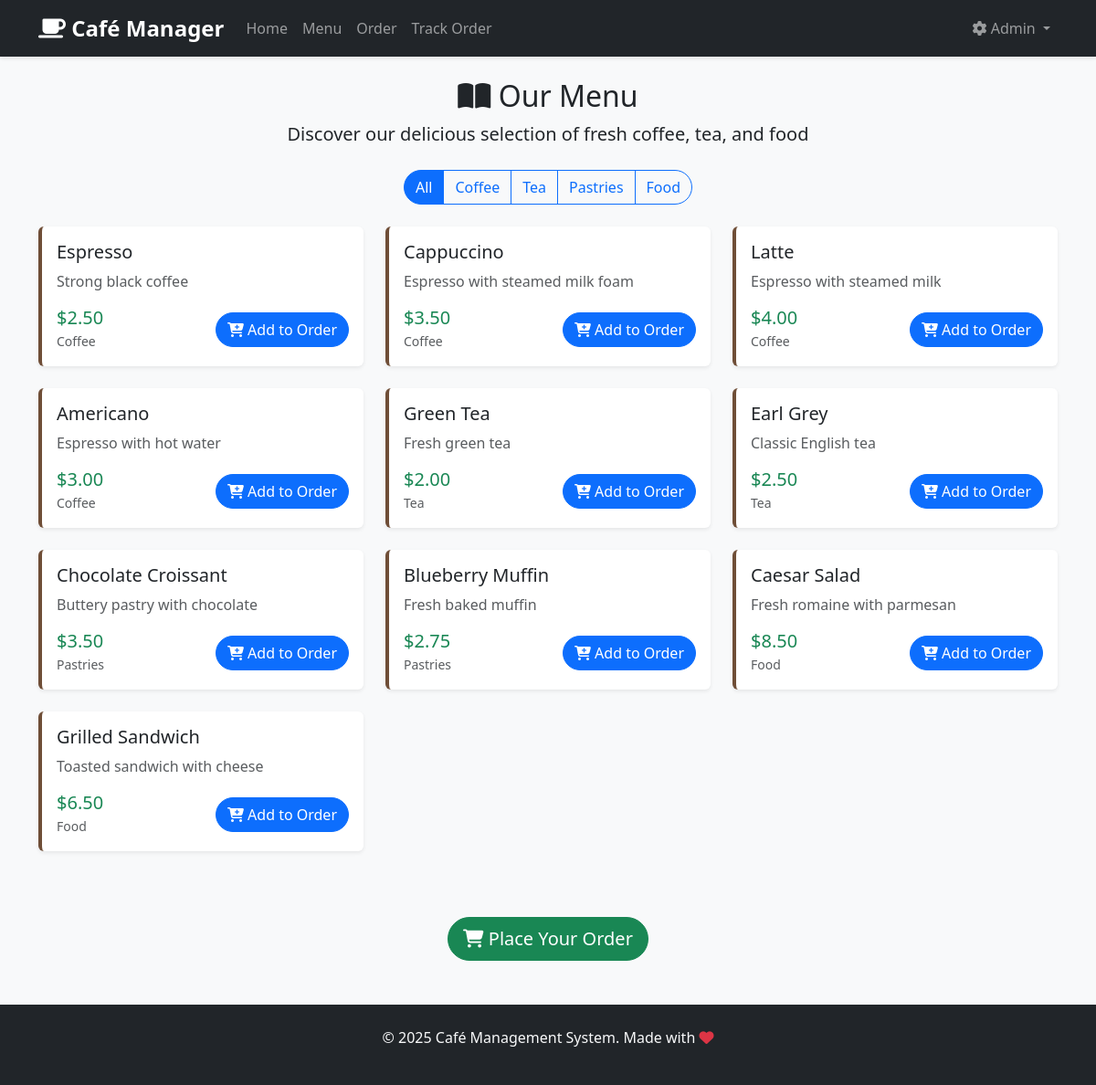
The page /menu on the database its author committed.
### app.py (models this page shows, shortened)
class MenuItem(db.Model):
    id = db.Column(db.Integer, primary_key=True)
    name = db.Column(db.String(100), nullable=False)
    description = db.Column(db.Text)
    price = db.Column(db.Float, nullable=False)
    category = db.Column(db.String(50), nullable=False)
    available = db.Column(db.Boolean, default=True)
    created_at = db.Column(db.DateTime, default=datetime.utcnow)

### app.py (the view)
@app.route('/menu')
def customer_menu():
    category_filter = request.args.get('category', 'all')
    if category_filter == 'all':
        menu_items = MenuItem.query.filter_by(available=True).all()
    else:
        menu_items = MenuItem.query.filter_by(category=category_filter, available=True).all()
    categories = db.session.query(MenuItem.category).filter_by(available=True).distinct().all()
    categories = [cat[0] for cat in categories]
    return render_template('customer/menu.html', menu_items=menu_items, categories=categories, current_category=category_filter)

### templates/customer/menu.html (shortened to what this page needs)
{% extends "base.html" %}
{% block content %}
<div class="text-center mb-4">
    <h2><i class="fas fa-book-open"></i> Our Menu</h2>
    <p class="lead">Discover our delicious selection of fresh coffee, tea, and food</p>
</div>
<div class="text-center mb-4">
    <div class="btn-group" role="group">
        <a href="{{ url_for('customer_menu', category='all') }}"
           class="btn btn-outline-primary {{ 'active' if current_category == 'all' }}">All</a>
        {% for category in categories %}
            <a href="{{ url_for('customer_menu', category=category) }}"
               class="btn btn-outline-primary {{ 'active' if current_category == category }}">{{ category }}</a>
        {% endfor %}
    </div>
</div>
<div class="row">
    {% for item in menu_items %}
    <div class="col-md-6 col-lg-4 mb-4">
        <div class="card h-100 menu-card">
            <div class="card-body">
                <h5 class="card-title">{{ item.name }}</h5>
                <p class="card-text text-muted">{{ item.description }}</p>
                <div class="d-flex justify-content-between align-items-center">
                    <div>
                        <strong class="text-success h5">${{ "%.2f"|format(item.price) }}</strong>
                        <br>
                        <small class="text-muted">{{ item.category }}</small>
                    </div>
                    <a href="{{ url_for('place_order') }}#item-{{ item.id }}" class="btn btn-primary">
                        <i class="fas fa-cart-plus"></i> Add to Order
                    </a>
                </div>
            </div>
        </div>
    </div>
    {% endfor %}
</div>
<div class="text-center mt-5">
    <a href="{{ url_for('place_order') }}" class="btn btn-success btn-lg">
        <i class="fas fa-shopping-cart"></i> Place Your Order
    </a>
</div>
{% endblock %}

### static/css/style.css (style rules this page uses)
body { background-color: #f8f9fa; font-family: 'Segoe UI', Tahoma, Geneva, Verdana, sans-serif; }
.card { border: none; box-shadow: 0 0.125rem 0.25rem rgba(0, 0, 0, 0.075); transition: transform 0.2s ease-in-out, box-shadow 0.2s ease-in-out; }
.menu-card { border-left: 4px solid #6f4e37; }
.btn { border-radius: 25px; font-weight: 500; transition: all 0.3s ease; }
.card { animation: fadeIn 0.5s ease-out; }

### rows shown on the page
MenuItem: name "Espresso", description "Strong black coffee", price "2.50", category "Coffee"
MenuItem: name "Cappuccino", description "Espresso with steamed milk foam", price "3.50", category "Coffee"
MenuItem: name "Latte", description "Espresso with steamed milk", price "4.00", category "Coffee"
MenuItem: name "Americano", description "Espresso with hot water", price "3.00", category "Coffee"
MenuItem: name "Green Tea", description "Fresh green tea", price "2.00", category "Tea"
MenuItem: name "Earl Grey", description "Classic English tea", price "2.50", category "Tea"
MenuItem: name "Chocolate Croissant", description "Buttery pastry with chocolate", price "3.50", category "Pastries"
MenuItem: name "Blueberry Muffin", description "Fresh baked muffin", price "2.75", category "Pastries"
MenuItem: name "Caesar Salad", description "Fresh romaine with parmesan", price "8.50", category "Food"
MenuItem: name "Grilled Sandwich", description "Toasted sandwich with cheese", price "6.50", category "Food"

### other values the page prints
{{ category }} "Coffee" "Tea" "Pastries" "Food"
